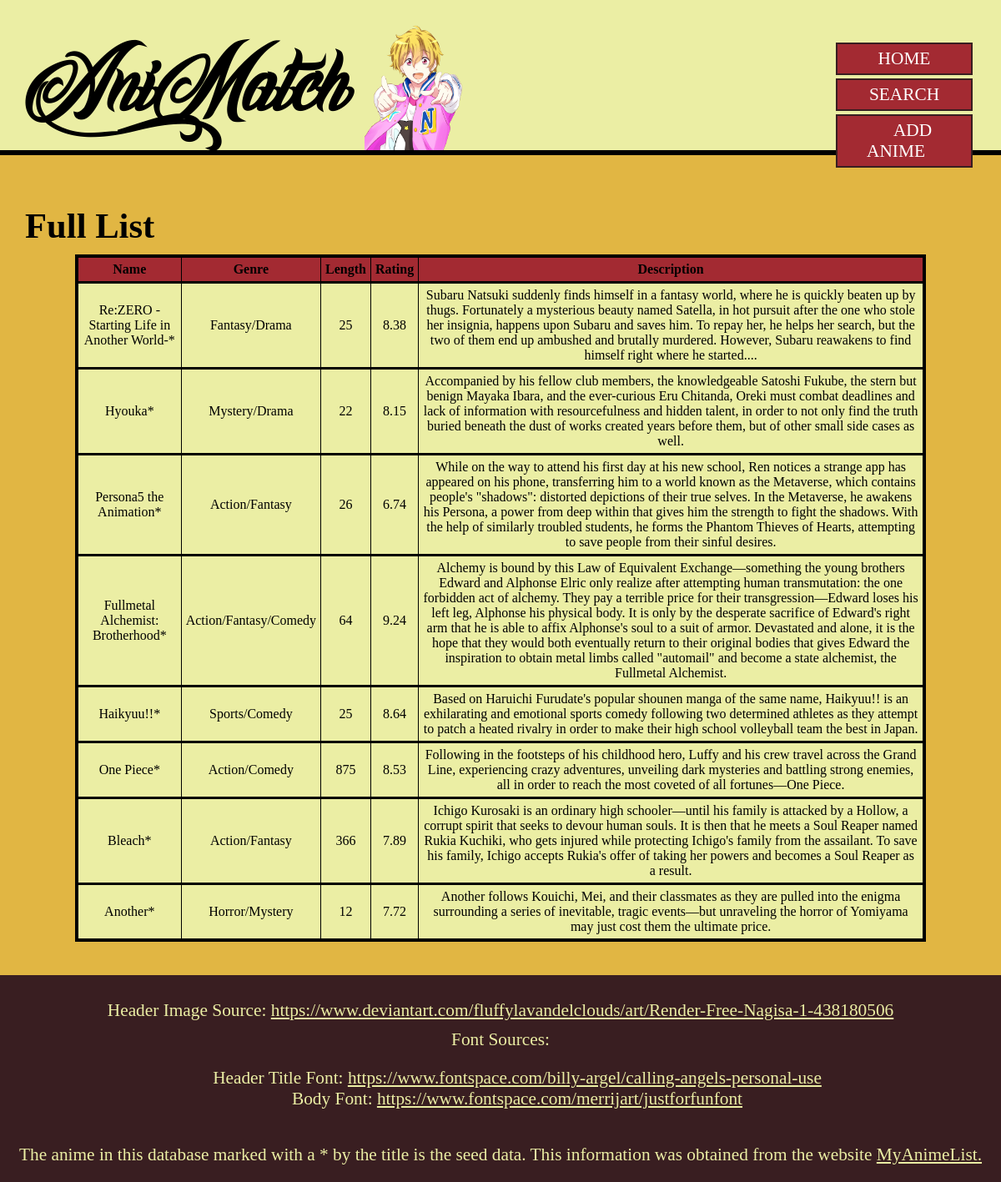
Page /list.php on the committed database.
### tables this page shows
CREATE TABLE "anime" (
	`id`	INTEGER NOT NULL PRIMARY KEY AUTOINCREMENT UNIQUE,
	`name`	TEXT NOT NULL UNIQUE,
	`genre`	TEXT NOT NULL,
	`length`	INTEGER NOT NULL,
	`rating`	REAL NOT NULL,
	`description`	TEXT NOT NULL
);

### includes/init.php (the view, shortened to what this page needs)
<?php
function exec_sql_query($db, $sql, $params = array())
{
  $query = $db->prepare($sql);
  if ($query and $query->execute($params)) {
    return $query;
  }
  return null;
}
function print_record($record) {
  ?>
  <tr>
    <td><?php echo htmlspecialchars($record["name"]);?></td>
    <td><?php echo htmlspecialchars($record["genre"]);?></td>
    <td><?php echo htmlspecialchars($record["length"]);?></td>
    <td><?php echo htmlspecialchars($record["rating"]);?></td>
    <td><?php echo htmlspecialchars($record["description"]);?></td>
  </tr>
  <?php
}
?>
<link rel="stylesheet" href="styles/all.css">

### list.php (shortened to what this page needs)
<?php
include("includes/init.php");
$title = "FULL LIST";
?>
<!DOCTYPE html>
<html lang="en">
<head>
  <?php include("includes/header.php"); ?>
</head>
<body>
<div class="content">
<h1>Full List</h1>
    <?php
        $sql = "SELECT * FROM anime;";
        $params = array();
        $result = exec_sql_query($db, $sql, $params);
    ?>
    <table>
      <tr class="table-titles">
        <th>Name</th>
        <th>Genre</th>
        <th>Length</th>
        <th>Rating</th>
        <th>Description</th>
      </tr>
      <?php
        if ($result) {
            $records = $result->fetchAll();
            foreach($records as $record) {
                print_record($record);
            }
        }
      ?>
    </table>
</div>
<?php include("includes/footer.php")?>
</body>
</html>

### includes/header.php (shortened to what this page needs)
<header>
    <h1 id="header-title">AniMatch</h1>
    <img class="header-img" src=
    <?php
        if ($title == "HOME") {
            echo("\"images/Edward_Elric.png\"/>");
            $source = "https://characterprofile.fandom.com/wiki/Edward_Elric";
        } elseif ($title == "SEARCH") {
            echo("\"images/Yukine.png\"/>");
            $source = "http://img13.deviantart.net/3366/i/2014/053/9/7/yukine___render_2_by_gundi16-d7667rq.png";
        } elseif ($title == "FULL LIST") {
            echo("\"images/Nagisa.png\"/>");
            $source = "https://www.deviantart.com/fluffylavandelclouds/art/Render-Free-Nagisa-1-438180506";
        } else {
            echo("\"images/Meliodas.png\"/>");
            $source = "https://tvtropes.org/pmwiki/pmwiki.php/Characters/TheSevenDeadlySinsMeliodas";
        }
    ?>
    <div class="header-rightbox">
    <?php if ($title=="HOME") { ?>
        <h2>Find the right anime for you!</h2>
    <?php } else { ?>
        <nav>
            <ul>
                <?php
                    $home = ["HOME","index.php"];
                    $search = ["SEARCH","search.php"];
                    $list = ["FULL LIST","list.php"];
                    $add = ["ADD ANIME","add.php"];
                    $pages = [$home,$search,$list,$add];
                    foreach ($pages as $page) {
                        if ($title==$page[0]) continue;
                        echo "<li><a href=\"" . $page[1] . "\">$page[0]</a></li>";
                    }
                ?>
            </ul>
        </nav>
    <?php } ?>
    </div>
</header>

### includes/footer.php (shortened to what this page needs)
<footer>
<p>Header Image Source: <a href=<?php echo $source . ">" . $source ?></a></p>
<p>Font Sources:
    <ul>
        <li>Header Title Font: <a href="https://www.fontspace.com/billy-argel/calling-angels-personal-use">https://www.fontspace.com/billy-argel/calling-angels-personal-use</a></li>
        <li>Body Font: <a href="https://www.fontspace.com/merrijart/justforfunfont">https://www.fontspace.com/merrijart/justforfunfont</a></li>
    </ul>
</p>
<p>The anime in this database marked with a * by the title is the seed data. This information was obtained from the website <a href="https://www.MyAnimeList.net">MyAnimeList.</a></p>
</footer>

### styles/all.css (style rules this page uses)
body { margin: 0; background-color: #e1b643; font-family: "Just for Fun"; font-size: 16pt; }
.content { padding: 30px; }
h1, h2 { margin: 0; }
#header-title { font-size: 64pt; margin-top: 30px; margin-bottom: 0; width: auto; float: left; font-family: "Calling Angels"; }
.header-img { float: left; height: 150px; padding-left: 20px; }
header { border-bottom: 6px solid black; margin: 0; margin-bottom: 30px; padding: 30 30 0 30; height: 150px; background: #ebeea4; }
.header-rightbox { float: right; }
nav ul li { display: block; text-align: center; background: #a32a32; margin: 4px; padding: 5px; border: 2px solid #391e21; width: 150px; }
nav ul li a { color: white; text-decoration: none; padding: 20px; }
nav { text-align: center; padding: auto; }
table { padding: 20px; border-collapse: collapse; border: 4px solid black; margin: 10px 60px; background: #ebeea4; }
tr { text-align: center; border-bottom: 3px solid black; }
th, td { border: 1px solid black; margin: 0; padding: 5px; }
.table-titles { background: #a32a32; }
footer { background: #391e21; color: #ebeea4; padding: 20px; text-align: center; bottom: 0; }
footer a { color: #ebeea4; }
footer p { padding-top: 10px; margin: 0; }
footer li { list-style-type: none; }

### rows in the picture
anime: name "Re:ZERO -Starting Life in Another World-*", genre "Fantasy/Drama", length "25", rating "8.38", description "Subaru Natsuki suddenly finds himself in a fantasy world, where he is quickly beaten up by thugs. Fortunately a mysterious beauty named Satella, in hot pursuit after the one who stole her insignia, happens upon Subaru and saves him. To repay her, he helps her search, but the two of them end up ambushed and brutally murdered. However, Subaru reawakens to find himself right where he started...."
anime: name "Hyouka*", genre "Mystery/Drama", length "22", rating "8.15", description "Accompanied by his fellow club members, the knowledgeable Satoshi Fukube, the stern but benign Mayaka Ibara, and the ever-curious Eru Chitanda, Oreki must combat deadlines and lack of information with resourcefulness and hidden talent, in order to not only find the truth buried beneath the dust of works created years before them, but of other small side cases as well."
anime: name "Persona5 the Animation*", genre "Action/Fantasy", length "26", rating "6.74", description "While on the way to attend his first day at his new school, Ren notices a strange app has appeared on his phone, transferring him to a world known as the Metaverse, which contains people's \"shadows\": distorted depictions of their true selves. In the Metaverse, he awakens his Persona, a power from deep within that gives him the strength to fight the shadows. With the help of similarly troubled students, he forms the Phantom Thieves of Hearts, attempting to save people from their sinful desires."
anime: name "Fullmetal Alchemist: Brotherhood*", genre "Action/Fantasy/Comedy", length "64", rating "9.24", description "Alchemy is bound by this Law of Equivalent Exchange—something the young brothers Edward and Alphonse Elric only realize after attempting human transmutation: the one forbidden act of alchemy. They pay a terrible price for their transgression—Edward loses his left leg, Alphonse his physical body. It is only by the desperate sacrifice of Edward's right arm that he is able to affix Alphonse's soul to a suit of armor. Devastated and alone, it is the hope that they would both eventually return to their original bodies that gives Edward the inspiration to obtain metal limbs called \"automail\" and become a state alchemist, the Fullmetal Alchemist."
anime: name "Haikyuu!!*", genre "Sports/Comedy", length "25", rating "8.64", description "Based on Haruichi Furudate's popular shounen manga of the same name, Haikyuu!! is an exhilarating and emotional sports comedy following two determined athletes as they attempt to patch a heated rivalry in order to make their high school volleyball team the best in Japan."
anime: name "One Piece*", genre "Action/Comedy", length "875", rating "8.53", description "Following in the footsteps of his childhood hero, Luffy and his crew travel across the Grand Line, experiencing crazy adventures, unveiling dark mysteries and battling strong enemies, all in order to reach the most coveted of all fortunes—One Piece."
anime: name "Bleach*", genre "Action/Fantasy", length "366", rating "7.89", description "Ichigo Kurosaki is an ordinary high schooler—until his family is attacked by a Hollow, a corrupt spirit that seeks to devour human souls. It is then that he meets a Soul Reaper named Rukia Kuchiki, who gets injured while protecting Ichigo's family from the assailant. To save his family, Ichigo accepts Rukia's offer of taking her powers and becomes a Soul Reaper as a result."
anime: name "Another*", genre "Horror/Mystery", length "12", rating "7.72", description "Another follows Kouichi, Mei, and their classmates as they are pulled into the enigma surrounding a series of inevitable, tragic events—but unraveling the horror of Yomiyama may just cost them the ultimate price."

### other values in the picture
$page[0] "HOME"
$page[0] "SEARCH"
$page[0] "ADD ANIME"
$source "https://www.deviantart.com/fluffylavandelclouds/art/Render-Free-Nagisa-1-438180506"
